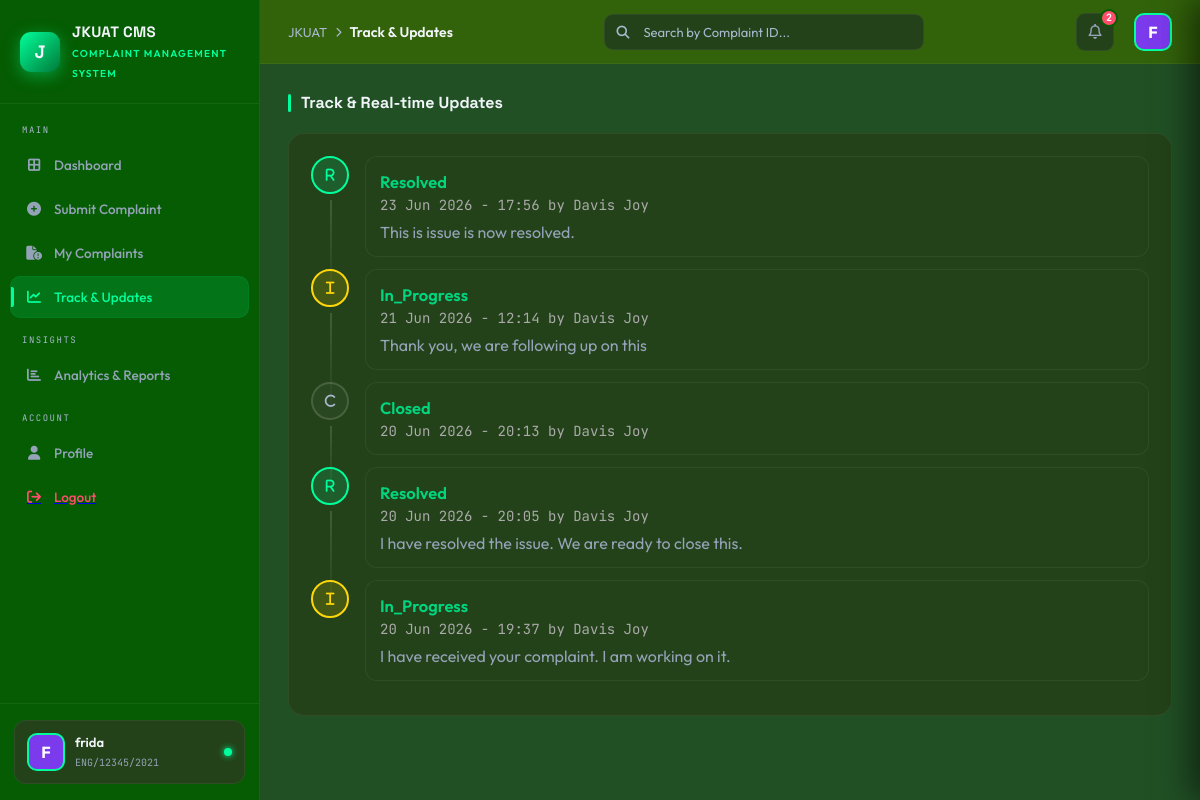
Page /accounts/client/track/ (signed in) on the committed database.
### accounts/models.py (models this page shows, shortened)
class Profile(models.Model):
    user = models.OneToOneField(User, on_delete=models.CASCADE, related_name='profile')
    reg_id = models.CharField(
        max_length=50,
        unique=True,
        blank=True,
        null=True,
        verbose_name="Registration / Staff ID"
    )
    full_name = models.CharField(max_length=150, blank=True)
    phone = models.CharField(max_length=15, blank=True)
    department = models.CharField(max_length=100, blank=True)
    ROLE_CHOICES = [
        ('complainant', 'Complainant'),
        ('officer', 'Departmental Officer'),
        ('dean', 'Dean'),
    ]
    role = models.CharField(max_length=20, choices=ROLE_CHOICES, default='complainant')
    class Meta:
        verbose_name = "User Profile"
        verbose_name_plural = "User Profiles"

class ComplaintUpdate(models.Model):
    complaint = models.ForeignKey(Complaint, on_delete=models.CASCADE, related_name='updates')
    updated_by = models.ForeignKey(User, on_delete=models.CASCADE, related_name='complaint_updates')
    previous_status = models.CharField(max_length=20, blank=True)
    new_status = models.CharField(max_length=20, choices=Complaint.STATUS_CHOICES)
    comment = models.TextField(blank=True)
    date = models.DateTimeField(auto_now_add=True)
    class Meta:
        ordering = ['-date']

### accounts/views.py (the view)
# urls.py: path('client/track/', views.track_complaints, name='track_complaints'),
@login_required
def track_complaints(request):
    updates = ComplaintUpdate.objects.filter(
        complaint__complainant=request.user
    ).select_related('complaint', 'updated_by').order_by('-date')
    context = {'updates': updates}
    return render(request, 'clients/track.html', context)

### accounts/context_processors.py (called while the page is built)
def notifications(request):
    if request.user.is_authenticated:
        unread_notifications = Notification.objects.filter(recipient=request.user, is_read=False).order_by('-created_at')
        all_notifications = Notification.objects.filter(recipient=request.user).order_by('-created_at')[:20] # Last 20 notifications
        return {
            'unread_notifications_count': unread_notifications.count(),
            'notifications_list': all_notifications
        }
    return {
        'unread_notifications_count': 0,
        'notifications_list': []
    }

### accounts/templates/clients/track.html
{% extends "clients/base.html" %}
{% block breadcrumb %}Track & Updates{% endblock %}
{% block content %}
<div class="page-wrap active" id="page-track">
    <div class="section-hdr">
        <div class="section-title">Track & Real-time Updates</div>
    </div>
    <div class="card">
        <div class="clearance-timeline">
            {% for update in updates %}
            <div class="ct-step">
                <div class="ct-dot
                    {% if update.new_status == 'resolved' %}done
                    {% elif update.new_status == 'in_progress' %}pending
                    {% else %}locked{% endif %}">
                    <i class="fa-solid fa-{{ update.new_status|slice:":1" }}"></i>
                </div>
                <div class="ct-body">
                    <div class="ct-dept">{{ update.new_status|title }}</div>
                    <div class="ct-meta">{{ update.date|date:"d M Y - H:i" }} by {{ update.updated_by.get_full_name|default:update.updated_by.username }}</div>
                    {% if update.comment %}
                    <p style="margin-top:8px; color:var(--txt2);">{{ update.comment }}</p>
                    {% endif %}
                </div>
            </div>
            {% empty %}
            <p style="text-align:center; padding:40px; color:var(--txt2);">No updates available yet.</p>
            {% endfor %}
        </div>
    </div>
</div>
{% endblock %}

### accounts/templates/clients/base.html (shortened to what this page needs)
{% load static %}
<!DOCTYPE html>
<html lang="en">
<head>
    <link rel="stylesheet" href="https://cdnjs.cloudflare.com/ajax/libs/font-awesome/6.4.0/css/all.min.css">
</head>
<body>
    <div class="shell">
        <aside class="sidebar" id="sidebar">
            <div class="brand">
                <div class="brand-logo">J</div>
                <div class="brand-info">
                    <h2>JKUAT CMS</h2>
                    <span>Complaint Management System</span>
                </div>
            </div>
            <div class="nav-links">
                <div class="nav-section">MAIN</div>
                <a href="{% url 'accounts:client_dashboard' %}" class="nav-item {% if request.resolver_match.url_name == 'client_dashboard' %}active{% endif %}">
                    <i class="fa-solid fa-border-all"></i> Dashboard
                </a>
                <a href="{% url 'accounts:submit_complaint' %}" class="nav-item {% if request.resolver_match.url_name == 'submit_complaint' %}active{% endif %}">
                    <i class="fa-solid fa-plus-circle"></i> Submit Complaint
                </a>
                <a href="{% url 'accounts:my_complaints' %}" class="nav-item {% if request.resolver_match.url_name == 'my_complaints' %}active{% endif %}">
                    <i class="fa-solid fa-file-circle-exclamation"></i> My Complaints
                </a>
                <a href="{% url 'accounts:track_complaints' %}" class="nav-item {% if request.resolver_match.url_name == 'track_complaints' %}active{% endif %}">
                    <i class="fa-solid fa-chart-line"></i> Track & Updates
                </a>
                <div class="nav-section">INSIGHTS</div>
                <a href="{% url 'accounts:client_analytics' %}" class="nav-item {% if request.resolver_match.url_name == 'client_analytics' %}active{% endif %}">
                    <i class="fa-solid fa-chart-bar"></i> Analytics & Reports
                </a>
                <div class="nav-section">ACCOUNT</div>
                <a href="{% url 'accounts:profile' %}" class="nav-item {% if request.resolver_match.url_name == 'profile' %}active{% endif %}">
                    <i class="fa-solid fa-user"></i> Profile
                </a>
                <a href="{% url 'accounts:user_logout' %}"><div class="nav-item logout"><i class="fa-solid fa-arrow-right-from-bracket"></i> Logout</div></a>
            </div>
            <div class="sidebar-footer">
                <div class="student-card">
                    <div class="student-avatar">{{ request.user.username|first|upper }}</div>
                    <div class="student-info">
                        <h4>{{ request.user.username|default:"Alex Mutua" }}</h4>
                        <span>{{ request.user.profile.reg_id|default:"ENG/12345/2021" }}</span>
                    </div>
                    <div class="online-dot"></div>
                </div>
            </div>
        </aside>
        <main class="main">
            <header class="topbar">
                <div class="topbar-left">
                    <div class="page-breadcrumb">
                        <span>JKUAT</span>
                        <i class="fa-solid fa-chevron-right" style="font-size:10px;color:var(--txt3)"></i>
                        <strong>{% block breadcrumb %}Dashboard{% endblock %}</strong>
                    </div>
                </div>
                <form action="{% url 'accounts:global_search' %}" method="GET" class="search-wrap">
                    <i class="fa-solid fa-magnifying-glass"></i>
                    <input type="text" name="q" placeholder="Search by Complaint ID..." id="globalSearch">
                </form>
                <div class="topbar-right">
                    <div class="icon-btn" onclick="toggleNotif()">
                        <i class="fa-regular fa-bell"></i>
                        {% if unread_notifications_count > 0 %}
                        <span class="notif-dot">{{ unread_notifications_count }}</span>
                        {% endif %}
                    </div>
                    <div class="avatar-btn" onclick="location.href='{% url 'accounts:profile' %}'">{{ request.user.username|first|upper }}</div>
                </div>
            </header>
            {% block content %}{% endblock %}
        </main>
    </div>
</body>
</html>

### rows in the picture
ComplaintUpdate: new_status "Resolved", date "23 Jun 2026 - 17:56", updated_by.get_full_name "Davis Joy", comment "This is issue is now resolved."
ComplaintUpdate: new_status "In_Progress", date "21 Jun 2026 - 12:14", updated_by.get_full_name "Davis Joy", comment "Thank you, we are following up on this"
ComplaintUpdate: new_status "Closed", date "20 Jun 2026 - 20:13", updated_by.get_full_name "Davis Joy"
ComplaintUpdate: new_status "Resolved", date "20 Jun 2026 - 20:05", updated_by.get_full_name "Davis Joy", comment "I have resolved the issue. We are ready to close this."
ComplaintUpdate: new_status "In_Progress", date "20 Jun 2026 - 19:37", updated_by.get_full_name "Davis Joy", comment "I have received your complaint. I am working on it."

### other values in the picture
{{ request.user.username|first|upper }} "F"
{{ request.user.username|default:"Alex Mutua" }} "frida"
{{ request.user.profile.reg_id|default:"ENG/12345/2021" }} "ENG/12345/2021"
{{ unread_notifications_count }} "2"
